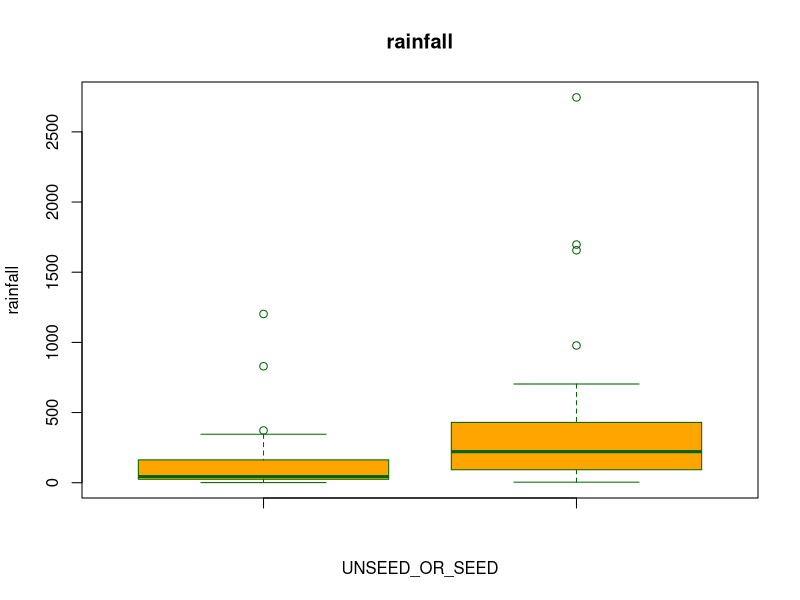

Generate this figure with R:
library(tidyr)
library(dplyr)
library(ggplot2)

#1.1
Unseeded<-c(1202.6, 830.1, 372.4, 345.5, 321.2, 244.3, 163.0, 147.8, 95.0, 87.0, 81.2, 68.5, 47.3, 41.1, 36.6, 29.0, 28.6, 26.3, 26.0, 24.4, 21.4, 17.3, 11.5, 4.9, 4.9, 1.0)
Seeded<-c(2745.6, 1697.1, 1656.4, 978.0, 703.4, 489.1, 430.0, 334.1, 302.8, 274.7, 274.7, 255.0, 242.5, 200.7, 198.6, 129.6, 119.0, 118.3, 115.3, 92.4, 40.6, 32.7, 31.4, 17.5, 7.7, 4.1)
Rainfall<-cbind(Unseeded,Seeded)
rf<-as_tibble(Rainfall)
boxplot(rf$Unseeded,rf$Seeded,
        xlab = "UNSEED_OR_SEED",
        ylab = "rainfall",
        main = "rainfall",
        cex = 1,
        col = "orange",
        border = "darkgreen")

#1.2
diff<-t.test(rf$Unseeded, rf$Seeded)
diff
print(paste("偏差是：",diff$statistic))
#p值为0.054，可以认为在0.05的置信水平下无明显差异
#但在0.1的置信水平下可以认为有差异